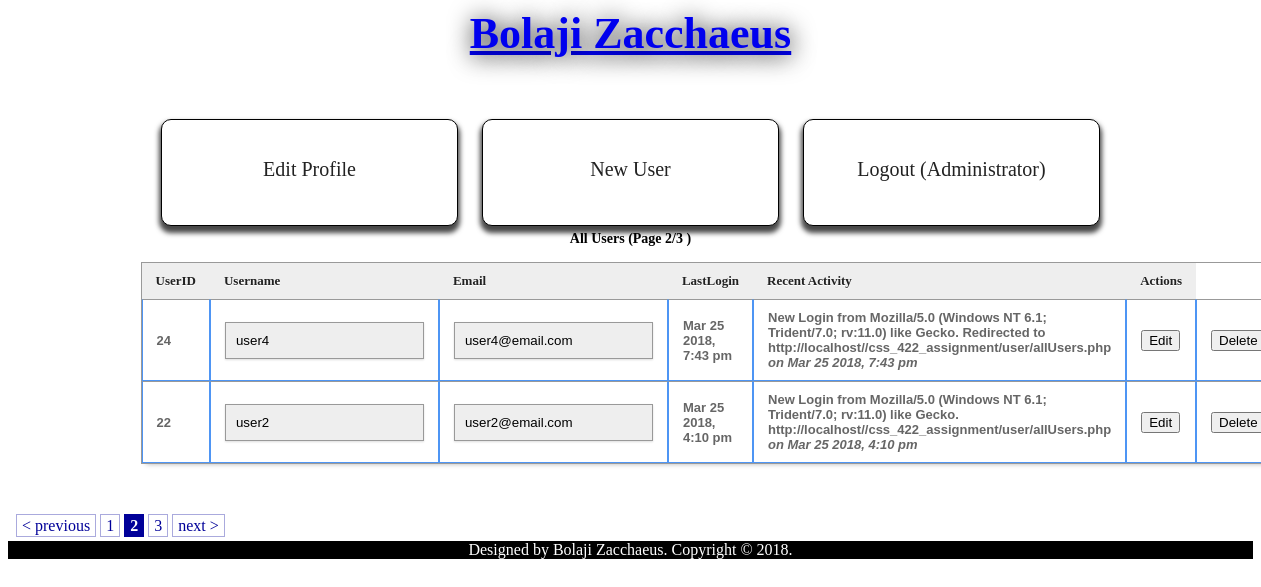
Screenshot of /test-admin/allUsers?page=2 (signed in) with the database file from the repository.
### tables this page shows
CREATE TABLE `users` (
  `userID` int(11) NOT NULL,
  `username` varchar(50) NOT NULL,
  `password` varchar(250) NOT NULL,
  `email` varchar(100) NOT NULL,
  `lastLogin` int(30) NOT Null, 
  `remember`varchar(64) NOT NULL
);

CREATE TABLE `activities` (
  `aid` int(11) NOT NULL,
  `userID` int(11) NOT NULL,
  `detail` varchar(250) NOT NULL,
  `addDate` int(30) NOT NULL
);

### includes/config.php (called while the page is built, shortened)
<?php
$user_table = "users";
$activity_table = "activities";
?>

### test-admin/allUsers.php (the view, shortened to what this page needs)
<?php require_once 'auth.php'; ?>
<!DOCTYPE html>
<html>
<head>
  <link rel="stylesheet" href="../main/css/font-awesome.min.css">
<link href="../style.css" media="screen" rel="stylesheet" type="text/css" />
<div class="container-fluid">
      <div class="row-fluid">
	<div class="span10">
			<font style=" font:bold 44px 'Aleo'; text-shadow:1px 1px 25px #000; color:#fff;"><center><a href="index">Bolaji Zacchaeus</a></center></font>
<div id="mainmain">
<a href="editProfile"><i class="icon-group icon-2x"></i><br> Edit Profile</a>
<a href="newUser"><i class="icon-bar-chart icon-2x"></i><br> New User</a>
<a href="adminLogin"><font color="red"><i class="icon-off icon-2x"></i></font><br> Logout (<?php echo $_SESSION['adminName']; ?>)</a>
 <div class="table-wrapper">
 <?php
			  require_once '../includes/config.php';
			  require_once '../includes/functions.php';
$query = "select * from $user_table ORDER BY userID DESC";
$mmm = pagination($con,substr($_SERVER['SCRIPT_NAME'],0,-4),$query,2);
	?>
		   <div style="font-weight:bold; text-align:center;font-size:14px;margin-bottom: 15px;">
All Users <?php echo "(Page ".$page."/".$lastpage." )"; ?>
</div>
            <table class="table table-bordered" id="resultTable" data-responsive="table" style="text-align: left;">
              <thead>
                <tr>
                  <th class="wd-20p">UserID</th>
                  <th class="wd-10p">Username</th>
                  <th class="wd-10p">Email</th>
                  <th class="wd-10p">LastLogin</th>
                  <th class="wd-10p">Recent Activity</th>
                  <th class="wd-15p">Actions</th>
                </tr>
              </thead>
			  <tbody>
			  <?php
while($v = mysqli_fetch_array($mmm))
		{
$r = mysqli_fetch_assoc(mysqli_query($con,"select detail,addDate from $activity_table WHERE userID='".$v['userID']."' ORDER BY aid DESC LIMIT 1"));
$rank = $i++;
?>
                <tr class="<?php echo $v['userID']; ?>">
				<td><?php echo $v['userID']; ?></td>
                  <td><input type="text" name="username" id="username<?php echo $rank; ?>" value="<?php echo $v['username']; ?>" required></td>
                  <td><input type="email" name="email" id="email<?php echo $rank; ?>" value="<?php echo $v['email']; ?>" required></td>
                  <td><?php echo $v['lastLogin']>0?date('M j Y, g:i a',$v['lastLogin']): '-'; ?></td>
                  <td><?php echo isset($r['detail'])?$r['detail']."<br><i>on ".date('M j Y, g:i a',$r['addDate'])."</i>": '-'; ?></td>
				  <td><button id="btnEdit<?php echo $rank; ?>" onclick="edit_con<?php echo $rank; ?>()" class="btn btn-info">Edit</button></td>
				  <td><button onclick="del_con(this.value)" id="btnDelete" type="submit" value="<?php echo $v['userID']; ?>" class="btn btn-info">Delete</button></td>
                </tr>
 <?php } ?>
				 </tbody>
            </table>
         </div>
</div>
			<?php
echo $pagination; ?>
<link href="../main/css/pagination.css" rel='stylesheet' type='text/css' />
</div>
</div>
</div>
</body>
<?php include('footer.php'); ?>
</html>

### rows the page displays
users: userID "24", username "user4", email "user4@email.com", lastLogin "Mar 25 2018, 7:43 pm", activities.detail "New Login from Mozilla/5.0 (Windows NT 6.1; Trident/7.0; rv:11.0) like Gecko . Redirected to http://localhost//css_422_assignment/user/allUsers.php", activities.addDate "Mar 25 2018, 7:43 pm"
users: userID "22", username "user2", email "user2@email.com", lastLogin "Mar 25 2018, 4:10 pm", activities.detail "New Login from Mozilla/5.0 (Windows NT 6.1; Trident/7.0; rv:11.0) like Gecko . http://localhost//css_422_assignment/user/allUsers.php", activities.addDate "Mar 25 2018, 4:10 pm"

### other values shown
$_SESSION['adminName'] "Administrator"
$page "2"
$lastpage "3"
